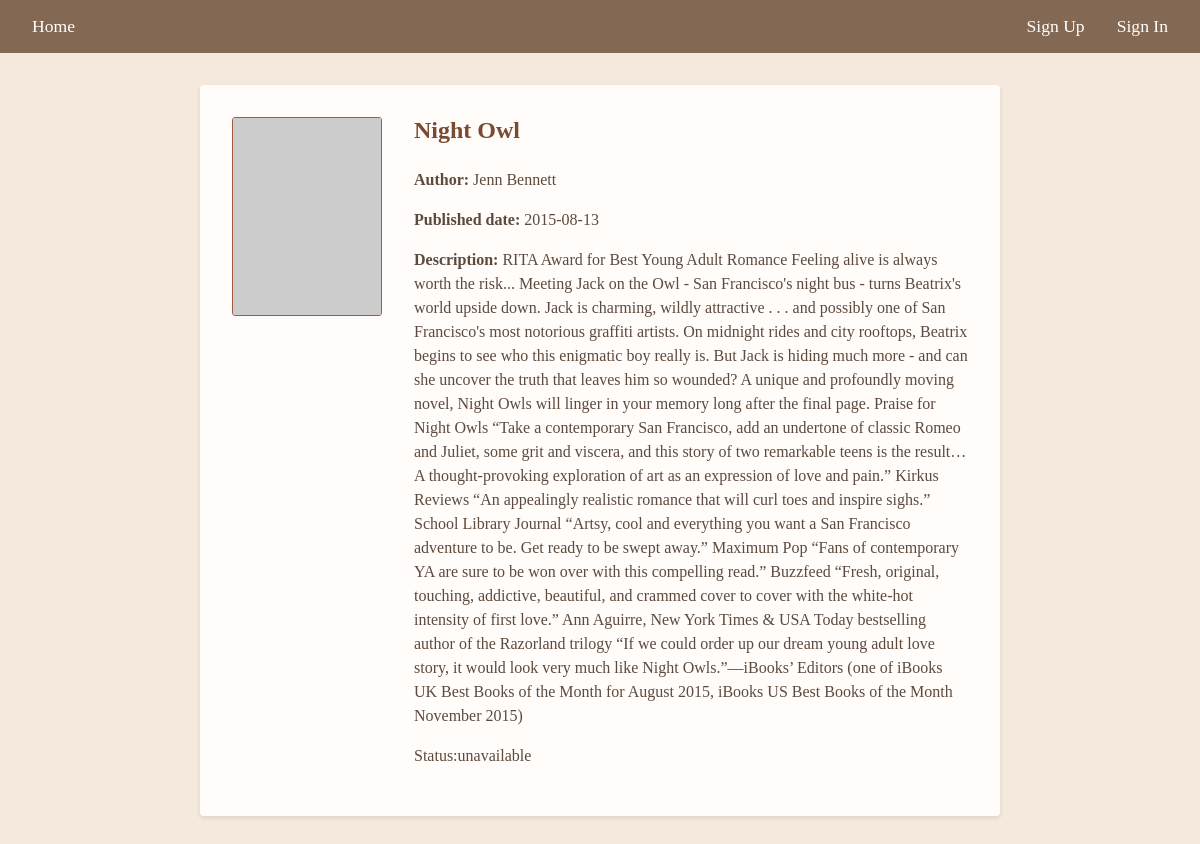
Page /Night Owl on the earlier database version.
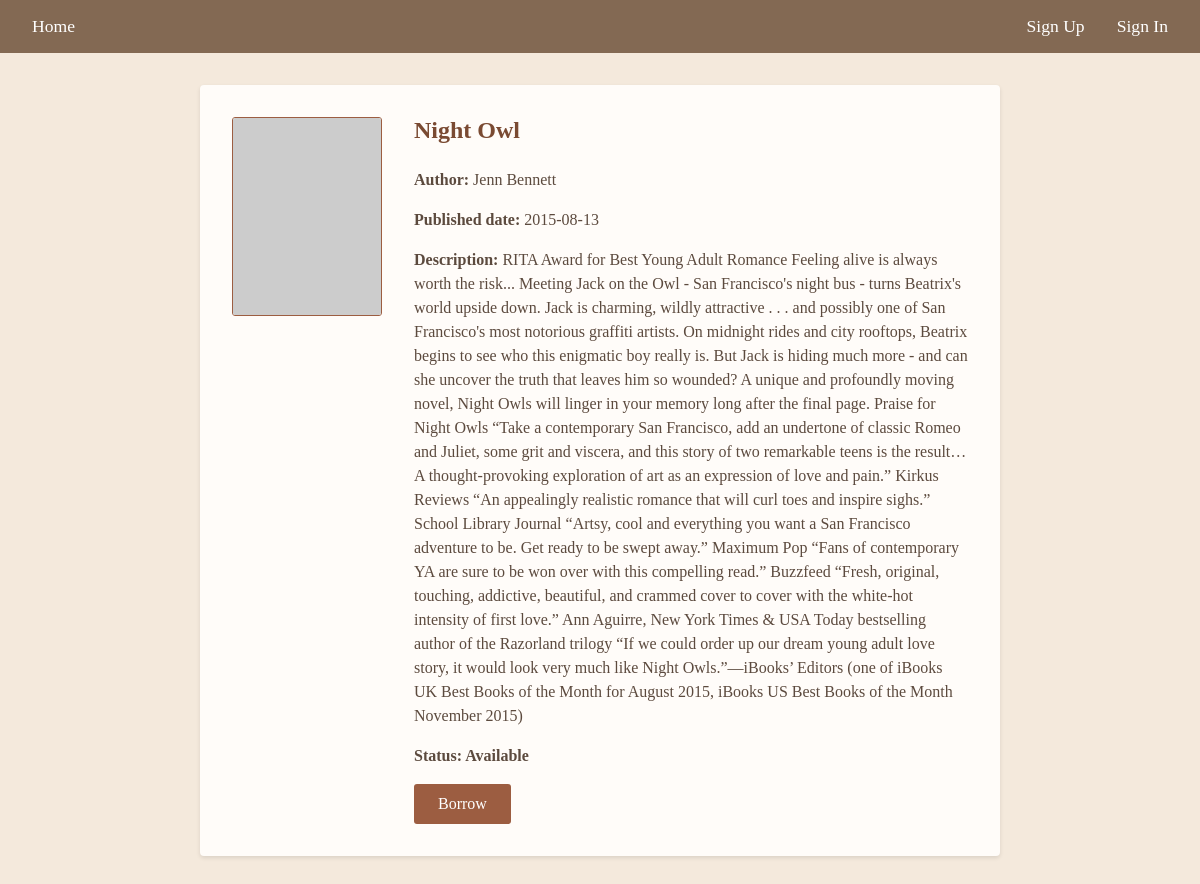
Same page on the later database version.
### tables this page shows
CREATE TABLE book (
            Bookid VARCHAR(255) NOT NULL PRIMARY KEY,
            Title CHAR(25) NOT NULL,
            Author CHAR(25),
            Status INTEGER(25),
            Description TEXT,
            Date TEXT,
            Img TEXT,
            Fine INT
            );

### main.py (the view, shortened to what this page needs)
@app.route("/<bookname>",methods=['GET', 'POST'])
def bookpage(bookname):
    print(bookname)
    data=table.fetchdata(bookname=bookname)
    name=table.findname()
    try:
        data=list(data)
        name=list(name)
    except:
        pass
    print(data)
    if data:
        form = Borrow()
        f2=Return()
        check=table.Signedin()
        if check:
            fin=table.checkusid()
            if fin:
                return render_template("book.html",data=data,name=name[0],form1=f2)
            return render_template("book.html",data=data,form=form,name=name[0])
        else:
            return render_template("book.html",data=data,form=form)
    else:
        return render_template('booknotfound.html')

### forms.py
class Borrow(FlaskForm):
    borrow = SubmitField('Borrow')

class Return(FlaskForm):
    rturn = SubmitField('Return')

### tableaction.py (called while the page is built)
    @contextmanager
    def _get_connection(self):
        conn = None
        try:
            conn = sqlite3.connect('mydatabase.db', timeout=10)
            conn.execute("PRAGMA busy_timeout = 5000")  # 5 second timeout
            yield conn
        except sqlite3.Error as e:
            print(f"Database error: {e}")
            raise
        finally:
            if conn:
                conn.close()

    def fetchdata(self,bookname:str):
       with self._get_connection() as conn:
            cursor = conn.cursor()
            cursor.execute("""
            SELECT * FROM book
            WHERE Title = ?
            """, (bookname,))
            row = cursor.fetchone()
            conn.close()
            if row:
                self.bid=row[0]
                print(self.bid)
                return row
            else:
                return False

    def findname(self):
        with self._get_connection() as conn:
            cursor = conn.cursor()
            cursor.execute("""
                SELECT First_Name FROM user
                WHERE Userid = ?
                """, (self.i,))
            name = cursor.fetchone()
            return name

    def Signedin(self):
        return self.signedin

### templates/book.html (shortened to what this page needs)
<!DOCTYPE html>
<html lang="en">
<head>
</head>
<body>
    <nav>
        <a href="{{ url_for('home') }}" class="home-link">Home</a>
        <div class="auth-links">
            {% if name %}
            <a href="{{url_for('profile',username=name)}}" class="welcome-text">{{name}}</a>
            {% else %}
                <a href="{{ url_for('signup') }}">Sign Up</a>
                <a href="{{ url_for('signin') }}">Sign In</a>
            {% endif %}
        </div>
    </nav>
    <div class="book-container">
        <div class="book-cover">
            <img
                src={{data[6]}}
                alt="{{ data[1] }} Cover"
                onerror="this.onerror=null; this.src='https://via.placeholder.com/150x200?text=No+Cover';"
            >
        </div>
        <div class="book-details">
            <h1 class="book-title">{{ data[1] }}</h1>
            <p><strong>Author:</strong> {{ data[2] }}</p>
            <p><strong>Published date:</strong> {{ data[5] }}</p>
            <p><strong>Description:</strong> {{ data[4] }}</p>
            {% if form1 %}
                <form method="POST">
                    {{ form1.hidden_tag() }}
                    {{ form1.rturn(class="btn btn-primary") }}
                </form>
            {% else %}
                {% if data[3]==0 %}
                <p class="status-available">Status: Available</p>
                <form method="POST">
                    {{ form.borrow(class="btn btn-primary") }}
                </form>
                {% else %}
                    <p>Status:unavailable</p>
                {% endif %}
            {% endif %}
        </div>
    </div>
</body>
</html>

### templates/book.html (style rules this page uses)
* { margin: 0; padding: 0; box-sizing: border-box; font-family: 'Georgia', serif; }
body { background-color: #F4E9DC; min-height: 100vh; }
nav { background-color: #836953; padding: 1rem 2rem; display: flex; justify-content: space-between; align-items: center; }
.home-link { color: #FFFFFF; text-decoration: none; font-size: 1.1rem; transition: color 0.3s ease; }
.auth-links { display: flex; gap: 2rem; align-items: center; }
.auth-links a { color: #FFFFFF; text-decoration: none; font-size: 1.1rem; transition: color 0.3s ease; }
.book-container { max-width: 800px; margin: 2rem auto; padding: 2rem; background-color: #FFFCF9; border-radius: 4px; box-shadow: 0 2px 4px rgba(0,0,0,0.1); display: flex; gap: 2rem; }
.book-cover img { width: 150px; height: auto; border: 1px solid #9C5D41; border-radius: 3px; }
.book-details { flex: 1; }
.book-details p { margin-bottom: 1rem; color: #5C4A3E; line-height: 1.5; }
.book-title { font-size: 1.5rem; font-weight: bold; color: #7A4A32; margin-bottom: 1.5rem; }
.btn-primary { background-color: #9C5D41; color: white; padding: 0.7rem 1.5rem; border: none; border-radius: 3px; cursor: pointer; font-size: 1rem; transition: background-color 0.3s ease; }
.status-available { color: #2E8B57; font-weight: bold; }

Differences in the rows shown:
changed book "Night Owl": Status 1 → 0 (drawn)
Other differences:
form field borrow: (not shown) → "Borrow"
text no longer shown: "Status:unavailable"
text now shown: "Status: Available"
